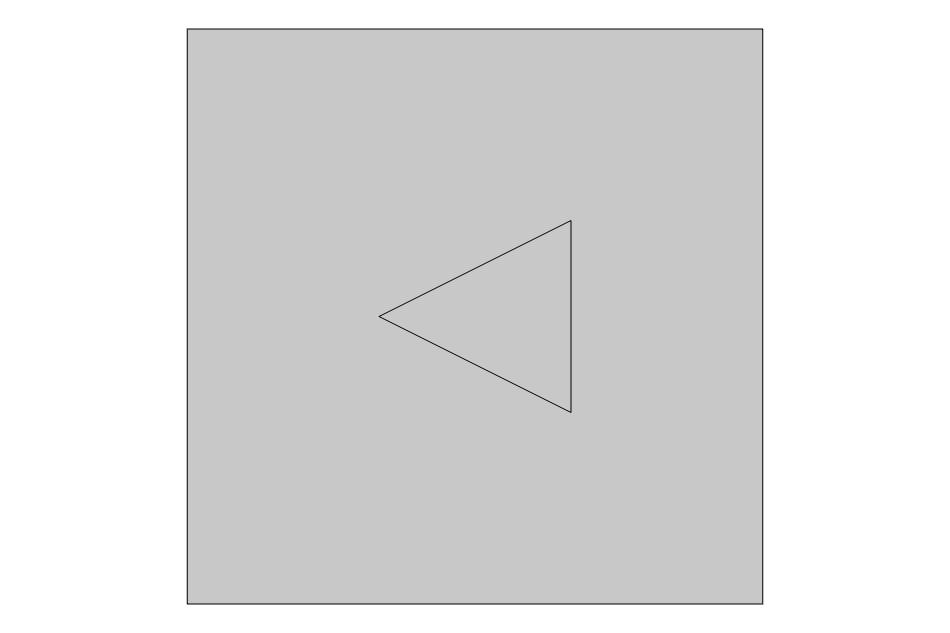
#> input picture data/go/1/1_고태환_image.jpeg, 950 x 633 px; its folder holds only this picture in this run
$ jupyter execute --allow-errors preprocess_img.ipynb
#> lines starting #> are read from the running program, lines starting #| are printed output that depends on the picture; after the words box and inside, x2 and y2 are one past the last pixel; in counts of white or black regions, pixels touching at a corner belong together
[cell 1]
from preprocess import csv_to_ylabel
from sklearn.model_selection import train_test_split
import glob
import os
import pandas as pd
import cv2
import numpy as np
import matplotlib.pyplot as plt

[cell 2]
import cv2
import os
import glob
import matplotlib.pyplot as plt
import numpy as np
from functools import partial
show = partial(plt.imshow, cmap="gray")

[cell 3]
suls = glob.glob("./data/**/*설형우_image*", recursive=True)
suls2 = glob.glob("./data/**/*shw__Image*", recursive=True)
gos = glob.glob("./data/**/*고태환_image*", recursive=True)
img_paths = suls + suls2 + gos

[cell 4]
# 정사각형 추출 -> 300, 300 resizing 하는 함수
def preprocess_img(img_path):
#> called with img_path = './data/go/1/1_고태환_image.jpeg'
    img = cv2.imread(img_path, 0)
#> img is the input picture: shape (633, 950); min 14, max 255, mean 223.7
    _, thresh = cv2.threshold(img, 200, 255, cv2.THRESH_BINARY)
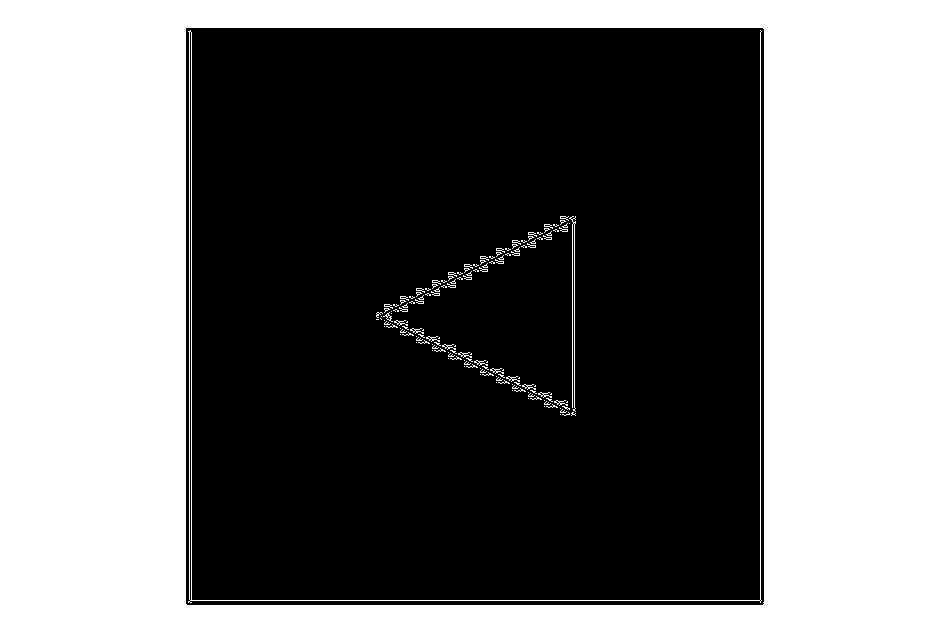
#> thresh: shape (633, 950); 45.3% white; 161 white regions (146 under 20 px), largest, box (x1, y1, x2, y2) and area: (0, 0, 950, 633) 267848, (188, 30, 762, 603) 2288, (569, 216, 576, 412) 395
    ys = np.where(thresh == 0)[0]
    xs = np.where(thresh == 0)[1]
    xmin, xmax = np.min(xs)+5, np.max(xs)-5
#> xmin = 191; xmax = 758
    ymin, ymax = np.min(ys)+5, np.max(ys)-5
#> ymin = 33; ymax = 599
    square_img = img[ymin:ymax, xmin:xmax]
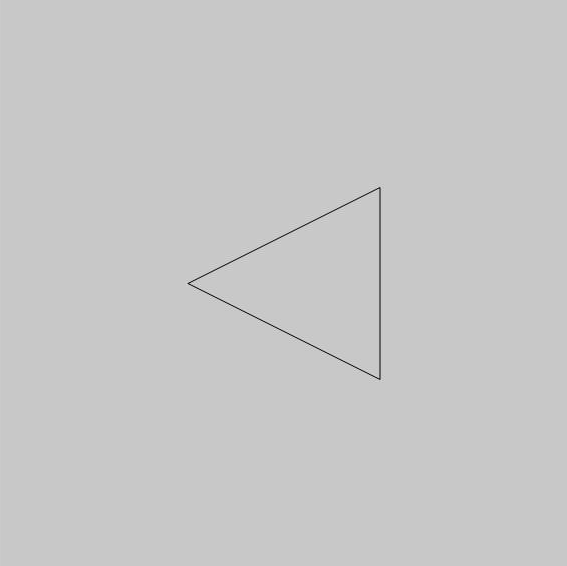
#> square_img: shape (566, 567); min 25, max 229, mean 199.6
    square_img = cv2.resize(square_img, (280, 280), cv2.INTER_AREA)
#> square_img: shape (280, 280)
    return square_img

[cell 5]
# 경로상 이미지 -> 컷팅 후 저장
for img_path in img_paths:
    square_img = preprocess_img(img_path)
    filename = img_path.split('/')[-1]
    filename = filename.split('.')[-2] + ".jpg"
    # 밑의 2개는 특수 처리
    filename = filename.lower()
    filename = filename.replace("__", "_")
    cv2.imwrite(os.path.join("after", filename), square_img)
#> pass 2 of the loop `for img_path in img_paths:`:
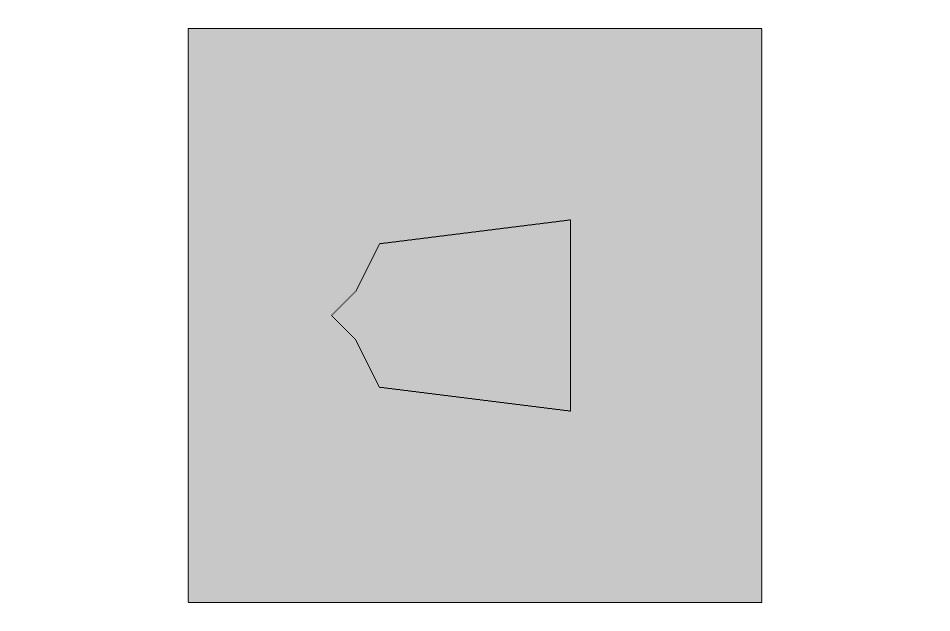
#> input picture data/go/10/10_고태환_image.jpeg, 950 x 631 px
#> in preprocess_img, img is the input picture: shape (631, 950); min 0, max 255, mean 223.7
#> in preprocess_img (call 2), `_, thresh = cv2.threshold(img, 200, 255, cv2.THRESH_BINARY)`:
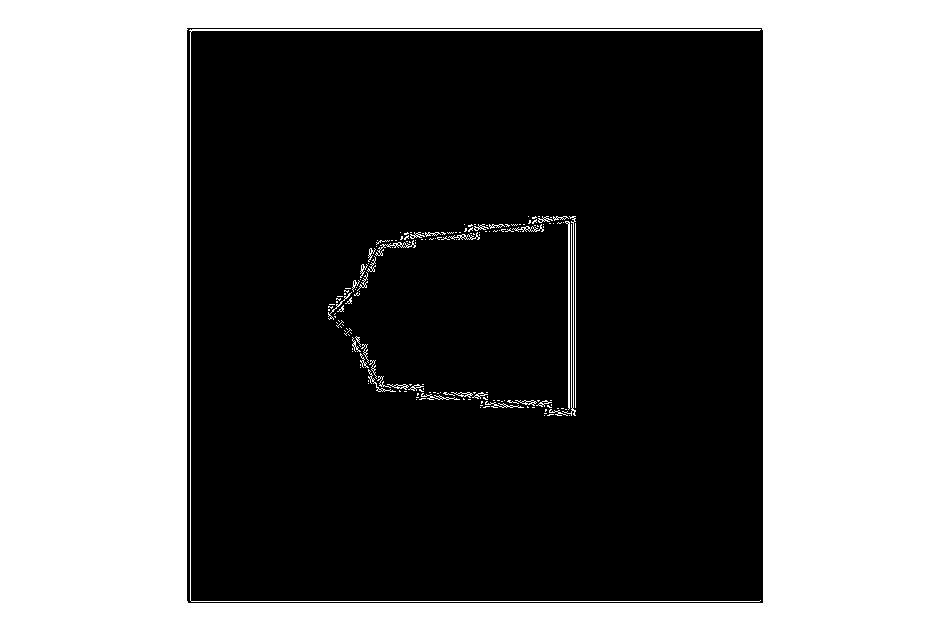
#> thresh: shape (631, 950); 45.6% white; 177 white regions (142 under 20 px), largest, box (x1, y1, x2, y2) and area: (0, 0, 950, 631) 268255, (189, 29, 761, 602) 2281, (562, 216, 576, 416) 423
#> xmin = 192; xmax = 757
#> ymax = 597
#> in preprocess_img (call 2), `square_img = img[ymin:ymax, xmin:xmax]`:
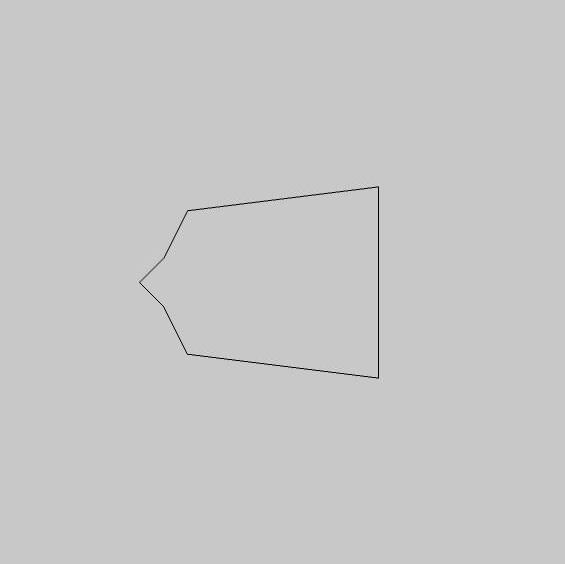
#> square_img: shape (564, 565); min 0, max 230, mean 199.6
#> pass 3 of the loop `for img_path in img_paths:`:
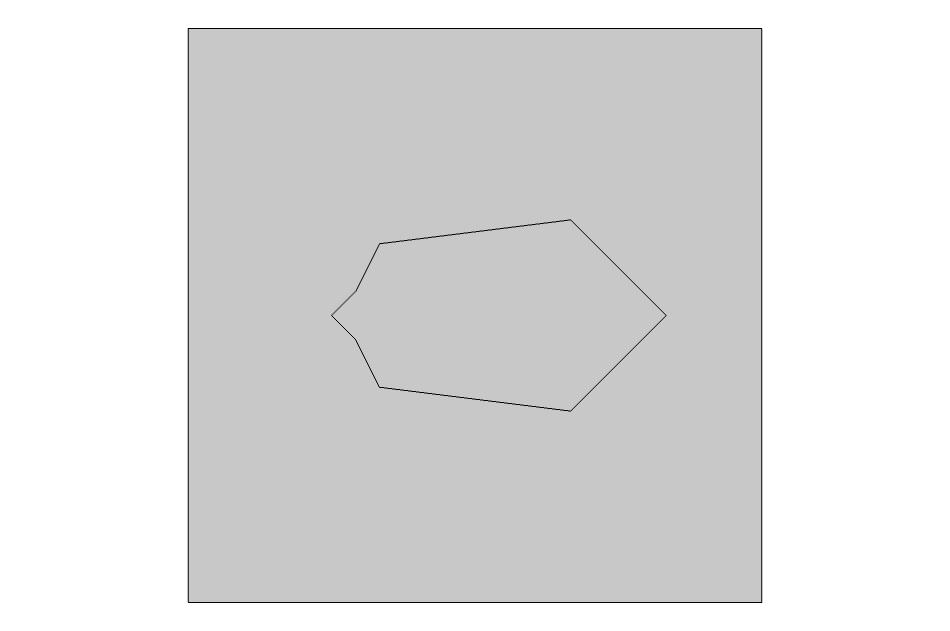
#> input picture data/go/11/11_고태환_image.jpeg, 950 x 631 px
#> in preprocess_img, img is the input picture: shape (631, 950); min 0, max 255, mean 223.7
#> in preprocess_img (call 3), `_, thresh = cv2.threshold(img, 200, 255, cv2.THRESH_BINARY)`:
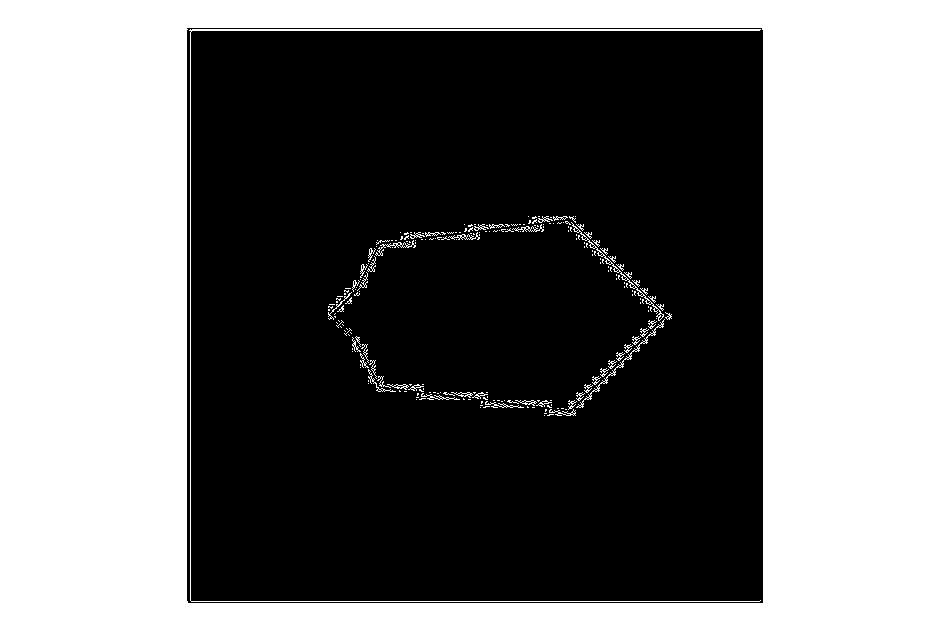
#> thresh: shape (631, 950); 45.7% white; 235 white regions (178 under 20 px), largest, box (x1, y1, x2, y2) and area: (0, 0, 950, 631) 268255, (189, 29, 761, 602) 2281, (571, 222, 664, 321) 292
#> in preprocess_img (call 3), `square_img = img[ymin:ymax, xmin:xmax]`:
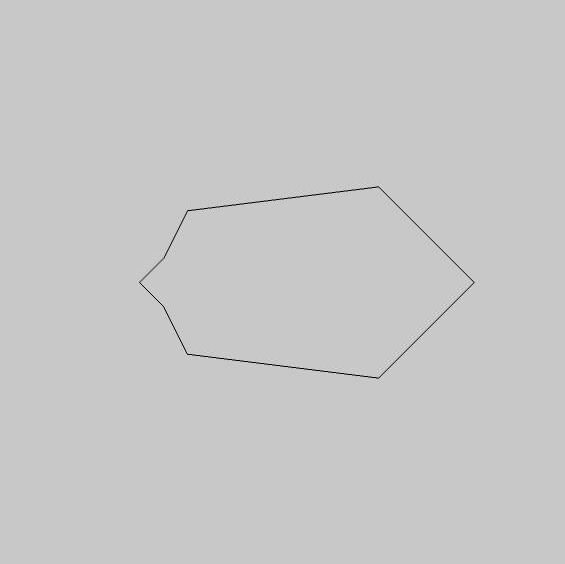
#> square_img: shape (564, 565); min 0, max 230, mean 199.6
#> the loop made 4 passes; the first 3 are shown


## 여기까지 이미지 컷팅

[cell 6]
suls = glob.glob("./data/**/*설형우_*.csv", recursive=True)
#> suls = []
suls2 = glob.glob("./data/**/*shw_*.csv", recursive=True)
gos = glob.glob("./data/**/*고태환_*.csv", recursive=True)
labels = suls + suls2 + gos
#> labels = []
labels = [label for label in labels if not label.split(".csv")[-2].endswith("spf")]

base_names = []
for label in labels:
    splited = label.split("_")
    base_name = '_'.join(splited[:-1])
    base_names.append(base_name)
#> this loop made 0 passes
#> after the loop, base_names = []
base_names = set(base_names)
#> base_names = 0 items
base_names = list(base_names)
#> base_names = []
base_names.sort(key=lambda x:int(x.split('/')[-2]))
